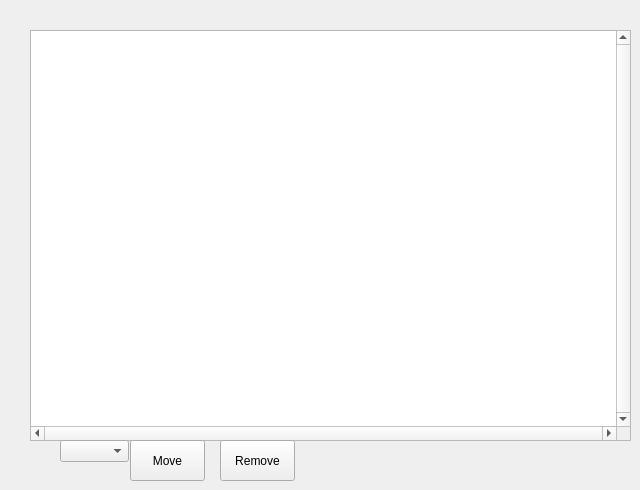
    <widget class="QWidget" name="tab">
     <attribute name="title">
      <string>All_links</string>
     </attribute>
     <widget class="QTextBrowser" name="textBrowser1">
      <property name="geometry">
       <rect>
        <x>30</x>
        <y>30</y>
        <width>601</width>
        <height>411</height>
       </rect>
      </property>
      <property name="font">
       <font>
        <pointsize>12</pointsize>
        <weight>50</weight>
        <bold>false</bold>
       </font>
      </property>
      <property name="verticalScrollBarPolicy">
       <enum>Qt::ScrollBarAlwaysOn</enum>
      </property>
      <property name="horizontalScrollBarPolicy">
       <enum>Qt::ScrollBarAlwaysOn</enum>
      </property>
      <property name="sizeAdjustPolicy">
       <enum>QAbstractScrollArea::AdjustIgnored</enum>
      </property>
      <property name="lineWrapMode">
       <enum>QTextEdit::NoWrap</enum>
      </property>
     </widget>
     <widget class="QPushButton" name="pushButton2">
      <property name="geometry">
       <rect>
        <x>130</x>
        <y>440</y>
        <width>75</width>
        <height>41</height>
       </rect>
      </property>
      <property name="text">
       <string>Move</string>
      </property>
     </widget>
     <widget class="QComboBox" name="comboBox3">
      <property name="geometry">
       <rect>
        <x>60</x>
        <y>440</y>
        <width>69</width>
        <height>22</height>
       </rect>
      </property>
     </widget>
     <widget class="QPushButton" name="pushButton3">
      <property name="geometry">
       <rect>
        <x>220</x>
        <y>440</y>
        <width>75</width>
        <height>41</height>
       </rect>
      </property>
      <property name="text">
       <string>Remove</string>
      </property>
     </widget>
    </widget>
